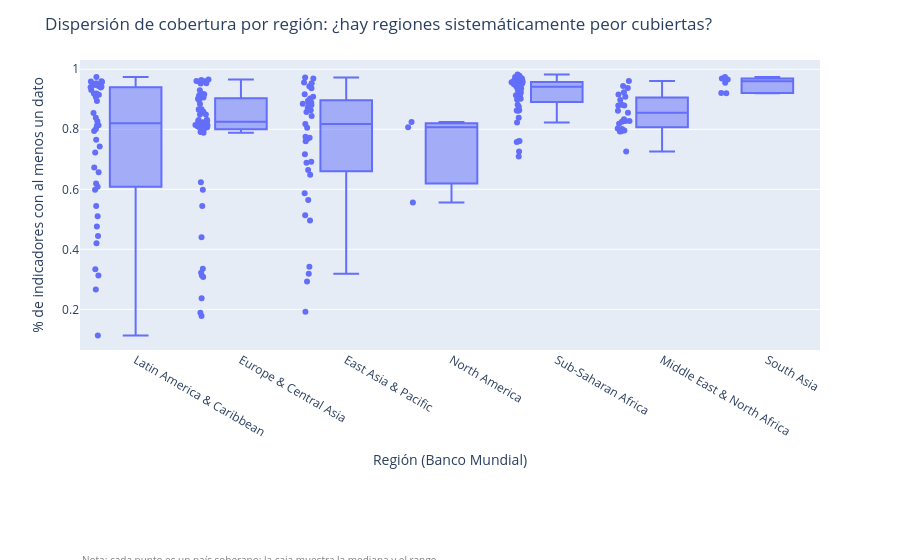

The cell this chart's notebook holds for it:
### Markdown cell above
## Gráfico: Cobertura por región
el gráfico anterior muestra cada país individualmente; este resume la dispersión dentro de cada región, que es lo que hace falta para detectar si el problema de cobertura es sistemático de una región

### Code cell
fig_dispersion_region = px.box(
    df_pais_plot,
    x="Region",
    y="pct_indicadores_con_dato",
    points="all",
    hover_data=["Country Code", "n_indicadores_con_dato"],
    labels={"pct_indicadores_con_dato": "% de indicadores con al menos un dato"},
)

fig_dispersion_region.update_layout(
    title="Dispersión de cobertura por región: ¿hay regiones sistemáticamente peor cubiertas?",
    xaxis_title="Región (Banco Mundial)",
    yaxis_title="% de indicadores con al menos un dato",
    margin=dict(b=210),
)

fig_dispersion_region.add_annotation(
    text=(
        "Nota: cada punto es un país soberano; la caja muestra la mediana y el rango<br>"
        "intercuartílico de cobertura de indicadores dentro de cada región del Banco Mundial."
    ),
    xref="paper", yref="paper",
    x=0, y=-0.80,
    showarrow=False,
    font=dict(size=10, color="gray"),
    align="left",
)

figuras_reporte.append(("dispersion_cobertura_region", fig_dispersion_region))
fig_dispersion_region.show()

### Figure 1 — Plotly figure (JSON) as saved in the notebook; plotly's stock layout.template omitted (floating-point values rounded to 4 significant figures; data arrays with more than 128 entries replaced by an {"elided": "..."} marker saying what was removed)
{"data": [{"alignmentgroup": "True", "boxpoints": "all", "customdata": {"elided": "217x2 mixed values"}, "hovertemplate": "Region=%{x}<br>% de indicadores con al menos un dato=%{y}<br>Country Code=%{customdata[0]}<br>n_indicadores_con_dato=%{customdata[1]}<extra></extra>", "legendgroup": "", "marker": {"color": "#636efa"}, "name": "", "notched": false, "offsetgroup": "", "orientation": "v", "showlegend": false, "type": "box", "x": {"elided": "217 str values"}, "x0": " ", "xaxis": "x", "y": {"elided": "217 float values"}, "y0": " ", "yaxis": "y"}], "layout": {"annotations": [{"align": "left", "font": {"color": "gray", "size": 10}, "showarrow": false, "text": "Nota: cada punto es un país soberano; la caja muestra la mediana y el rango<br>intercuartílico de cobertura de indicadores dentro de cada región del Banco Mundial.", "x": 0, "xref": "paper", "y": -0.8, "yref": "paper"}], "boxmode": "group", "legend": {"tracegroupgap": 0}, "margin": {"b": 210, "t": 60}, "title": {"text": "Dispersión de cobertura por región: ¿hay regiones sistemáticamente peor cubiertas?"}, "xaxis": {"anchor": "y", "domain": [0, 1], "title": {"text": "Región (Banco Mundial)"}}, "yaxis": {"anchor": "x", "domain": [0, 1], "title": {"text": "% de indicadores con al menos un dato"}}}}
